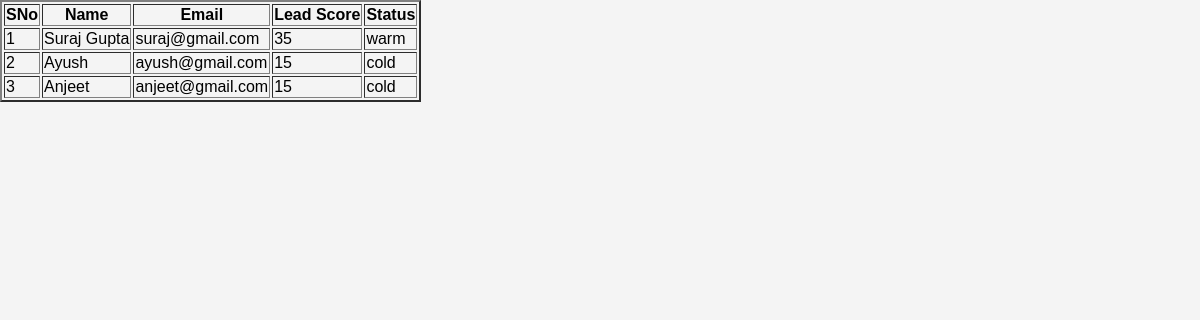
Page /dashboard (signed in) on the earlier database version.
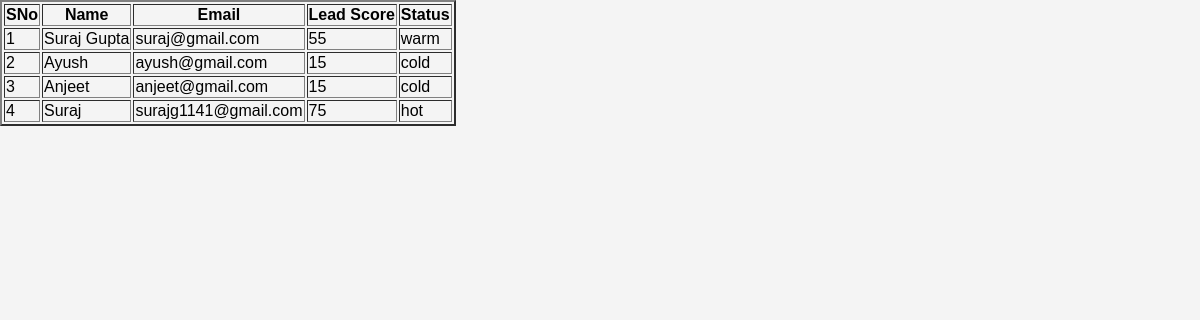
Same page on the later database version.
### main.py (models this page shows, shortened)
class User(db.Model):
    __bind_key__ = 'db1'  # Uses user.db
    id           = db.Column(db.Integer, primary_key=True)
    name         = db.Column(db.String(100), nullable=False)
    email        = db.Column(db.String(100), unique=True)
    password     = db.Column(db.String(8))
    lead_score   = db.Column(db.Integer, nullable=False)
    status       = db.Column(db.String(10), nullable=False)

### main.py (the view)
@app.route('/dashboard')
def dashboard():
    if session['email']:
        user = User.query.filter_by(email = session['email']).first()
        all_leads = User.query.all()
        return render_template('dashboard.html', all_leads=all_leads, user=user)
    return redirect('/login')

### templates/dashboard.html (shortened to what this page needs)
<!DOCTYPE html>
<html lang="en">
<head>
</head>
<body>
    <div class="container">
        <div class="table-responsive">
            <table class="table table-bordered" border="2px">
                <thead>
                    <tr>
                        <th>SNo</th>
                        <th>Name</th>
                        <th>Email</th>
                        <th>Lead Score</th>
                        <th>Status</th>
                    </tr>
                </thead>
                <tbody>
                    {% for visitor in all_leads %}
                    <tr>
                        <td>{{ loop.index }}</td>
                        <td>{{ visitor.name }}</td>
                        <td>{{ visitor.email }}</td>
                        <td>{{ visitor.lead_score }}</td>
                        <td>{{ visitor.status }}</td>
                    </tr>
                    {% endfor %}
                </tbody>
            </table>
        </div>
    </div>
</body>
</html>

### templates/dashboard.html (style rules this page uses)
body { font-family: 'Poppins', sans-serif; margin: 0; padding: 0; background: #f4f4f4; display: flex; }

Differences in the rows shown:
changed User "Suraj Gupta": lead_score "35" → "55"
added User: name "Suraj", email "surajg1141@gmail.com", lead_score "75", status "hot"
